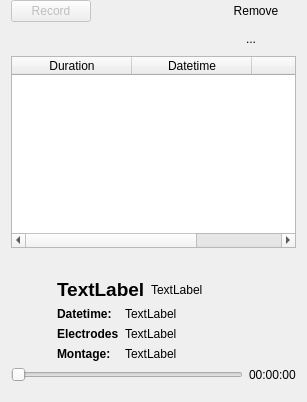
       <widget class="QWidget" name="tab_records">
        <attribute name="title">
         <string>Records</string>
        </attribute>
        <layout class="QGridLayout" name="gridLayout_16">
         <property name="topMargin">
          <number>0</number>
         </property>
         <item row="0" column="0">
          <widget class="QWidget" name="widget" native="true">
           <layout class="QGridLayout" name="gridLayout_20">
            <property name="leftMargin">
             <number>0</number>
            </property>
            <property name="topMargin">
             <number>0</number>
            </property>
            <property name="rightMargin">
             <number>0</number>
            </property>
            <property name="horizontalSpacing">
             <number>0</number>
            </property>
            <property name="verticalSpacing">
             <number>30</number>
            </property>
            <item row="1" column="0">
             <widget class="QWidget" name="widget_record" native="true">
              <layout class="QGridLayout" name="gridLayout_15">
               <property name="leftMargin">
                <number>0</number>
               </property>
               <property name="topMargin">
                <number>0</number>
               </property>
               <property name="rightMargin">
                <number>0</number>
               </property>
               <property name="bottomMargin">
                <number>0</number>
               </property>
               <item row="0" column="0">
                <layout class="QGridLayout" name="gridLayout_6">
                 <item row="3" column="3">
                  <widget class="QLabel" name="label_time_current">
                   <property name="text">
                    <string>00:00:00</string>
                   </property>
                  </widget>
                 </item>
                 <item row="0" column="1">
                  <layout class="QHBoxLayout" name="horizontalLayout_11">
                   <item>
                    <widget class="QLabel" name="label_record_name">
                     <property name="font">
                      <font>
                       <pointsize>14</pointsize>
                       <weight>75</weight>
                       <bold>true</bold>
                      </font>
                     </property>
                     <property name="text">
                      <string>TextLabel</string>
                     </property>
                    </widget>
                   </item>
                   <item>
                    <widget class="QLabel" name="label_record_primary">
                     <property name="text">
                      <string>TextLabel</string>
                     </property>
                    </widget>
                   </item>
                   <item>
                    <spacer name="horizontalSpacer_3">
                     <property name="orientation">
                      <enum>Qt::Horizontal</enum>
                     </property>
                     <property name="sizeHint" stdset="0">
                      <size>
                       <width>40</width>
                       <height>20</height>
                      </size>
                     </property>
                    </spacer>
                   </item>
                  </layout>
                 </item>
                 <item row="3" column="0" colspan="2">
                  <widget class="QSlider" name="horizontalSlider_record">
                   <property name="maximum">
                    <number>1000</number>
                   </property>
                   <property name="value">
                    <number>0</number>
                   </property>
                   <property name="orientation">
                    <enum>Qt::Horizontal</enum>
                   </property>
                  </widget>
                 </item>
                 <item row="1" column="1">
                  <layout class="QFormLayout" name="formLayout_5">
                   <item row="0" column="0">
                    <widget class="QLabel" name="label_11">
                     <property name="font">
                      <font>
                       <weight>75</weight>
                       <bold>true</bold>
                      </font>
                     </property>
                     <property name="text">
                      <string>Datetime:</string>
                     </property>
                    </widget>
                   </item>
                   <item row="2" column="0">
                    <widget class="QLabel" name="label_14">
                     <property name="font">
                      <font>
                       <weight>75</weight>
                       <bold>true</bold>
                      </font>
                     </property>
                     <property name="text">
                      <string>Montage:</string>
                     </property>
                    </widget>
                   </item>
                   <item row="0" column="1">
                    <widget class="QLabel" name="label_record_datetime">
                     <property name="text">
                      <string>TextLabel</string>
                     </property>
                    </widget>
                   </item>
                   <item row="1" column="1">
                    <widget class="QLabel" name="label_record_channels">
                     <property name="text">
                      <string>TextLabel</string>
                     </property>
                    </widget>
                   </item>
                   <item row="2" column="1">
                    <widget class="QLabel" name="label_record_montage">
                     <property name="text">
                      <string>TextLabel</string>
                     </property>
                    </widget>
                   </item>
                   <item row="1" column="0">
                    <widget class="QLabel" name="label_18">
                     <property name="font">
                      <font>
                       <weight>75</weight>
                       <bold>true</bold>
                      </font>
                     </property>
                     <property name="text">
                      <string>Electrodes</string>
                     </property>
                    </widget>
                   </item>
                  </layout>
                 </item>
                 <item row="0" column="0" rowspan="2">
                  <widget class="QPushButton" name="pushButton_play_signal">
                   <property name="text">
                    <string/>
                   </property>
                   <property name="icon">
                    <iconset theme="media-playback-start">
                     <normaloff>../../../../../../../../../../../../../../../../../../../../../../../../../../../../../../../../../../../../../../../../../../../../../../../../../../../../../../../../../../../../../../../../../../../../../../../../../../../.designer/backup</normaloff>../../../../../../../../../../../../../../../../../../../../../../../../../../../../../../../../../../../../../../../../../../../../../../../../../../../../../../../../../../../../../../../../../../../../../../../../../../../.designer/backup</iconset>
                   </property>
                   <property name="iconSize">
                    <size>
                     <width>32</width>
                     <height>32</height>
                    </size>
                   </property>
                   <property name="checkable">
                    <bool>true</bool>
                   </property>
                   <property name="flat">
                    <bool>true</bool>
                   </property>
                  </widget>
                 </item>
                 <item row="0" column="3">
                  <widget class="QPushButton" name="pushButton">
                   <property name="text">
                    <string/>
                   </property>
                   <property name="icon">
                    <iconset theme="edit-delete-remove">
                     <normaloff>.</normaloff>.</iconset>
                   </property>
                   <property name="flat">
                    <bool>true</bool>
                   </property>
                  </widget>
                 </item>
                </layout>
               </item>
              </layout>
             </widget>
            </item>
            <item row="0" column="0">
             <widget class="QWidget" name="widget_2" native="true">
              <layout class="QGridLayout" name="gridLayout_11">
               <property name="leftMargin">
                <number>0</number>
               </property>
               <property name="topMargin">
                <number>0</number>
               </property>
               <property name="rightMargin">
                <number>0</number>
               </property>
               <property name="bottomMargin">
                <number>0</number>
               </property>
               <property name="horizontalSpacing">
                <number>0</number>
               </property>
               <item row="3" column="0" colspan="2">
                <widget class="QTableWidget" name="tableWidget_records">
                 <property name="focusPolicy">
                  <enum>Qt::NoFocus</enum>
                 </property>
                 <property name="alternatingRowColors">
                  <bool>true</bool>
                 </property>
                 <property name="selectionMode">
                  <enum>QAbstractItemView::SingleSelection</enum>
                 </property>
                 <property name="selectionBehavior">
                  <enum>QAbstractItemView::SelectRows</enum>
                 </property>
                 <attribute name="horizontalHeaderMinimumSectionSize">
                  <number>60</number>
                 </attribute>
                 <attribute name="horizontalHeaderDefaultSectionSize">
                  <number>120</number>
                 </attribute>
                 <attribute name="horizontalHeaderStretchLastSection">
                  <bool>true</bool>
                 </attribute>
                 <attribute name="verticalHeaderVisible">
                  <bool>false</bool>
                 </attribute>
                 <attribute name="verticalHeaderStretchLastSection">
                  <bool>false</bool>
                 </attribute>
                 <column>
                  <property name="text">
                   <string>Duration</string>
                  </property>
                 </column>
                 <column>
                  <property name="text">
                   <string>Datetime</string>
                  </property>
                 </column>
                 <column>
                  <property name="text">
                   <string>Name</string>
                  </property>
                 </column>
                </widget>
               </item>
               <item row="0" column="0" colspan="2">
                <layout class="QHBoxLayout" name="horizontalLayout_9">
                 <item>
                  <widget class="QPushButton" name="pushButton_record">
                   <property name="enabled">
                    <bool>false</bool>
                   </property>
                   <property name="text">
                    <string>Record</string>
                   </property>
                   <property name="icon">
                    <iconset theme="media-record">
                     <normaloff>../../../../../../../../../../../../../../../../../../../../../../../../../../../../../../../../../../../../../../../../../../../../../../../../../../../../../../../../../../../../../../../../../../../../../../../../../../../.designer/backup</normaloff>../../../../../../../../../../../../../../../../../../../../../../../../../../../../../../../../../../../../../../../../../../../../../../../../../../../../../../../../../../../../../../../../../../../../../../../../../../../.designer/backup</iconset>
                   </property>
                   <property name="checkable">
                    <bool>true</bool>
                   </property>
                  </widget>
                 </item>
                 <item>
                  <spacer name="horizontalSpacer_21">
                   <property name="orientation">
                    <enum>Qt::Horizontal</enum>
                   </property>
                   <property name="sizeHint" stdset="0">
                    <size>
                     <width>40</width>
                     <height>20</height>
                    </size>
                   </property>
                  </spacer>
                 </item>
                 <item>
                  <widget class="QPushButton" name="pushButton_remove_record">
                   <property name="text">
                    <string>Remove</string>
                   </property>
                   <property name="icon">
                    <iconset theme="edit-delete">
                     <normaloff>../../../../../../../../../../../../../../../../../../../../../../../../../../../../../../../../../../../../../../../../../../../../../../../../../../../../../../../../../../../../../../../../../../../../../../../../../../../../../../../../../../../../../../../.designer/backup</normaloff>../../../../../../../../../../../../../../../../../../../../../../../../../../../../../../../../../../../../../../../../../../../../../../../../../../../../../../../../../../../../../../../../../../../../../../../../../../../../../../../../../../../../../../../.designer/backup</iconset>
                   </property>
                   <property name="iconSize">
                    <size>
                     <width>22</width>
                     <height>22</height>
                    </size>
                   </property>
                   <property name="autoDefault">
                    <bool>false</bool>
                   </property>
                   <property name="flat">
                    <bool>true</bool>
                   </property>
                   <property name="class" stdset="0">
                    <string>danger icon_button</string>
                   </property>
                  </widget>
                 </item>
                </layout>
               </item>
               <item row="1" column="0" colspan="2">
                <layout class="QHBoxLayout" name="horizontalLayout_36" stretch="1,0">
                 <property name="topMargin">
                  <number>0</number>
                 </property>
                 <item>
                  <widget class="QLabel" name="label_records_path">
                   <property name="text">
                    <string>...</string>
                   </property>
                   <property name="alignment">
                    <set>Qt::AlignRight|Qt::AlignTrailing|Qt::AlignVCenter</set>
                   </property>
                   <property name="wordWrap">
                    <bool>true</bool>
                   </property>
                  </widget>
                 </item>
                 <item>
                  <widget class="QPushButton" name="pushButton_open_records_folder">
                   <property name="toolTip">
                    <string>Open folder</string>
                   </property>
                   <property name="text">
                    <string/>
                   </property>
                   <property name="icon">
                    <iconset theme="folder-open">
                     <normaloff>.</normaloff>.</iconset>
                   </property>
                   <property name="flat">
                    <bool>true</bool>
                   </property>
                  </widget>
                 </item>
                </layout>
               </item>
              </layout>
             </widget>
            </item>
           </layout>
          </widget>
         </item>
        </layout>
       </widget>
